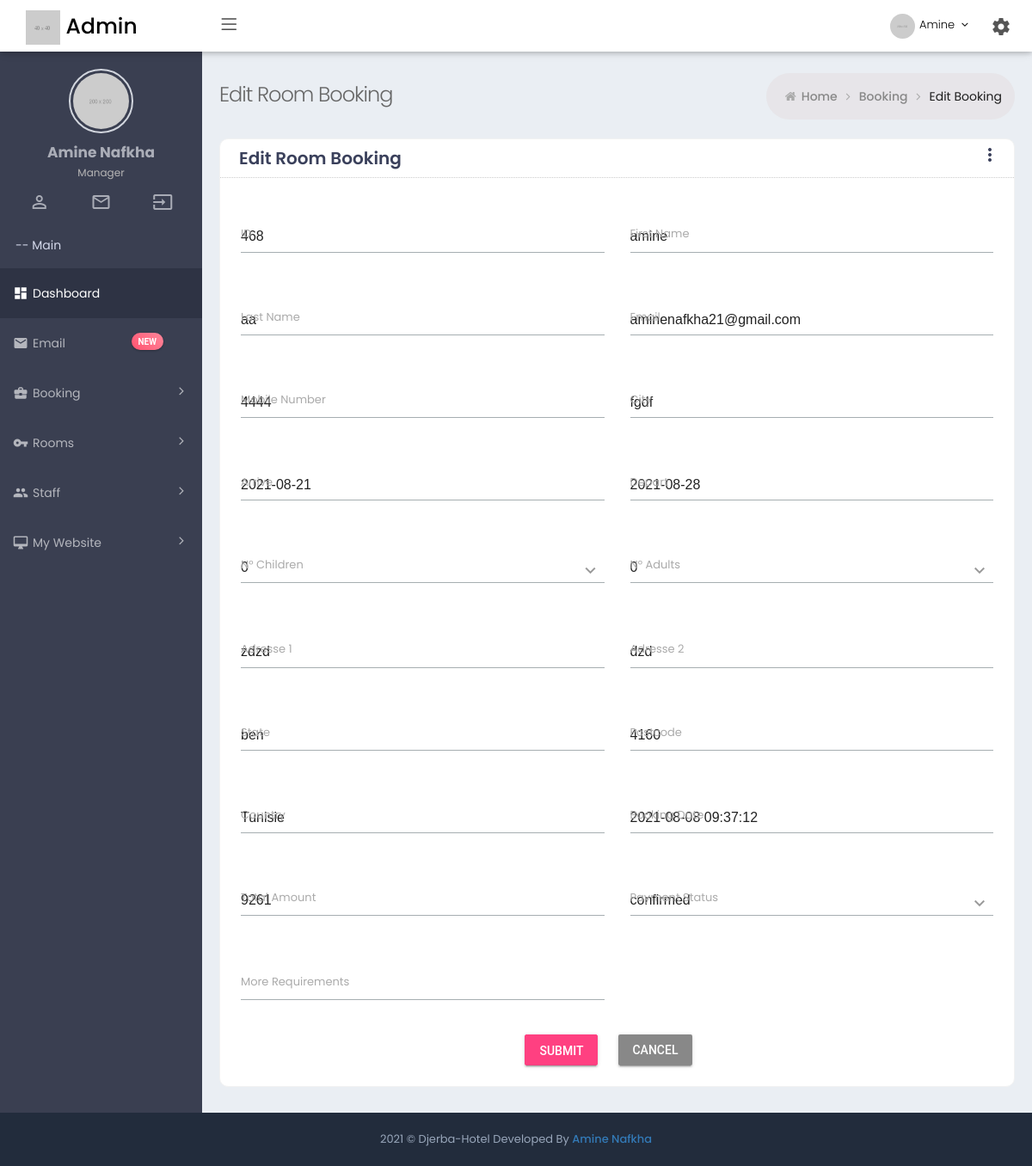
/admin/edit_booking.php?booking=468 (signed in), run on the app's committed database.
### tables this page shows
CREATE TABLE `booking` (
  `booking_id` int(200) NOT NULL,
  `total_adult` int(50) NOT NULL,
  `total_children` int(50) NOT NULL,
  `checkin_date` date NOT NULL,
  `checkout_date` date NOT NULL,
  `special_requirement` text NOT NULL,
  `payment_status` varchar(50) NOT NULL,
  `total_amount` double DEFAULT NULL,
  `deposit` double NOT NULL,
  `booking_date` timestamp NOT NULL DEFAULT current_timestamp(),
  `first_name` varchar(30) NOT NULL,
  `last_name` varchar(30) NOT NULL,
  `email` varchar(50) NOT NULL,
  `telephone_no` varchar(30) NOT NULL,
  `add_line1` varchar(100) NOT NULL,
  `add_line2` varchar(100) NOT NULL,
  `city` varchar(30) NOT NULL,
  `state` varchar(30) NOT NULL,
  `postcode` varchar(30) NOT NULL,
  `country` varchar(30) NOT NULL
);

### admin/edit_booking.php (the view, shortened to what this page needs)
<?php
 include "includes/header.php" ;
 include "includes/navbar.php" ;
 include "auth.php" ;
?>
            <div class="page-content-wrapper">
                <div class="page-content">
                    <div class="page-bar">
                        <div class="page-title-breadcrumb">
                            <div class=" pull-left">
                                <div class="page-title">Edit Room Booking</div>
                            </div>
                            <ol class="breadcrumb page-breadcrumb pull-right">
                                <li><i class="fa fa-home"></i>&nbsp;<a class="parent-item" href="dashboard.php">Home</a>&nbsp;<i class="fa fa-angle-right"></i>
                                </li>
                                <li><a class="parent-item" href="view_booking.php">Booking</a>&nbsp;<i class="fa fa-angle-right"></i>
                                </li>
                                <li class="active">Edit Booking</li>
                            </ol>
                        </div>
                    </div>
                     <div class="row">
						<div class="col-sm-12">
							<div class="card-box">
								<div class="card-head">
									<header>Edit Room Booking</header>
									<button id = "panel-button"
			                           class = "mdl-button mdl-js-button mdl-button--icon pull-right"
			                           data-upgraded = ",MaterialButton">
			                           <i class = "material-icons">more_vert</i>
			                        </button>
								</div>
								<?php
								    $idd = $_GET['booking'];
									?>
								<form action="<?php echo "updatebooking.php?booking=".$idd ;  ?> "method="post"  >
									<?php
									$rrr = mysqli_query($dbhandle,"SELECT * FROM booking WHERE  booking.booking_id=".$idd."");
									if(mysqli_num_rows($rrr)> 0){
										while($rows = mysqli_fetch_array($rrr))
										{ ?>
								<div class="card-body row">
						            <div class="col-lg-6 p-t-20">
						              <div class = "mdl-textfield mdl-js-textfield mdl-textfield--floating-label txt-full-width">
					                     <input name="bookingidd" class = "mdl-textfield__input" type = "text" value="<?php echo  $idd ?>" id = "txtid"  disabled="disabled">
					                     <label class = "mdl-textfield__label">ID</label>
					                  </div>
						            </div>
									<div class="col-lg-6 p-t-20">
						              <div class = "mdl-textfield mdl-js-textfield mdl-textfield--floating-label txt-full-width">
					                     <input name="firstname" class = "mdl-textfield__input" type = "text" value="<?php echo  $rows['first_name'] ?>" id = "txtLasttName">
					                     <label class = "mdl-textfield__label" >First Name</label>
					                  </div>
						            </div>
						            <div class="col-lg-6 p-t-20">
						              <div class = "mdl-textfield mdl-js-textfield mdl-textfield--floating-label txt-full-width">
					                     <input name="lastname" class = "mdl-textfield__input" type = "text" value="<?php echo  $rows['last_name'] ?>" id = "txtLasttName">
					                     <label class = "mdl-textfield__label" >Last Name</label>
					                  </div>
						            </div>
						             <div class="col-lg-6 p-t-20">
						              <div class = "mdl-textfield mdl-js-textfield mdl-textfield--floating-label txt-full-width">
					                     <input name="email" class = "mdl-textfield__input" type = "email" value="<?php echo  $rows['email'] ?>" id = "txtemail">
					                     <label class = "mdl-textfield__label" >Email</label>
					                  </div>
						            </div>
									<div class="col-lg-6 p-t-20">
						               <div class = "mdl-textfield mdl-js-textfield mdl-textfield--floating-label txt-full-width">
					                     <input name="telephone" class = "mdl-textfield__input" type = "text" value="<?php echo  $rows['telephone_no'] ?>"
					                        pattern = "-?+[0-9]*(\.[0-9]+)?" id = "text5">
					                     <label class = "mdl-textfield__label" for = "text5">Mobile Number</label>
					                  </div>
						            </div>
						            <div class="col-lg-6 p-t-20">
						              <div class = "mdl-textfield mdl-js-textfield mdl-textfield--floating-label txt-full-width">
					                     <input name="city"  class = "mdl-textfield__input" type = "text" value="<?php echo  $rows['city'] ?>" id = "txtCity">
					                     <label class = "mdl-textfield__label" >City</label>
					                  </div>
						            </div>
						            <div class="col-lg-6 p-t-20">
						              <div class = "mdl-textfield mdl-js-textfield mdl-textfield--floating-label txt-full-width">
					                     <input class = "mdl-textfield__input" type = "text" value="<?php echo  $rows['checkin_date'] ?>" id = "date1" disabled="disabled">
					                     <label class = "mdl-textfield__label" >Arrive</label>
					                  </div>
						            </div>
						            <div class="col-lg-6 p-t-20">
						              <div class = "mdl-textfield mdl-js-textfield mdl-textfield--floating-label txt-full-width">
					                     <input class = "mdl-textfield__input" type = "text" value="<?php echo  $rows['checkout_date'] ?>" id = "date2" disabled="disabled" >
					                     <label class = "mdl-textfield__label" >Depart</label>
					                  </div>
						            </div>
						             <div class="col-lg-6 p-t-20">
						              <div class="mdl-textfield mdl-js-textfield mdl-textfield--floating-label getmdl-select getmdl-select__fix-height txt-full-width">
								            <input  name="childrens" class="mdl-textfield__input" type="text" id="list2" value="<?php echo  $rows['total_children'] ?>" readonly tabIndex="-1">
								            <label for="list2" class="pull-right margin-0">
								                <i class="mdl-icon-toggle__label material-icons">keyboard_arrow_down</i>
								            </label>
								            <label for="list2" class="mdl-textfield__label">N° Children</label>
								        </div>
						           	</div>
									   <div class="col-lg-6 p-t-20">
						                  <div class="mdl-textfield mdl-js-textfield mdl-textfield--floating-label getmdl-select getmdl-select__fix-height txt-full-width">
								            <input name="adults" class="mdl-textfield__input" type="text" id="list3" value="<?php echo  $rows['total_adult'] ?>" readonly tabIndex="-1">
								            <label for="list3" class="pull-right margin-0">
								                <i class="mdl-icon-toggle__label material-icons">keyboard_arrow_down</i>
								            </label>
								            <label for="list3" class="mdl-textfield__label">N° Adults</label>
								        </div>
						           	</div>
									<div class="col-lg-6 p-t-20">
						              <div class = "mdl-textfield mdl-js-textfield mdl-textfield--floating-label txt-full-width">
					                     <input name="add_line1" class = "mdl-textfield__input" type = "text" value="<?php echo  $rows['add_line1'] ?>" id = "add1">
					                     <label class = "mdl-textfield__label" >Adresse 1</label>
					                  </div>
						            </div>
									<div class="col-lg-6 p-t-20">
						              <div class = "mdl-textfield mdl-js-textfield mdl-textfield--floating-label txt-full-width">
					                     <input name="add_line2" class = "mdl-textfield__input" type = "text" value="<?php echo  $rows['add_line2'] ?>" id = "add2">
					                     <label class = "mdl-textfield__label" >Adresse 2</label>
					                  </div>
						            </div>
									<div class="col-lg-6 p-t-20">
						              <div class = "mdl-textfield mdl-js-textfield mdl-textfield--floating-label txt-full-width">
					                     <input name="state" class = "mdl-textfield__input" type = "text" value="<?php echo  $rows['state'] ?>" id = "state">
					                     <label class = "mdl-textfield__label" >State</label>
					                  </div>
						            </div>
									<div class="col-lg-6 p-t-20">
						              <div class = "mdl-textfield mdl-js-textfield mdl-textfield--floating-label txt-full-width">
					                     <input name="postcode" class = "mdl-textfield__input" type = "text" value="<?php echo  $rows['postcode'] ?>" id = "postcode">
					                     <label class = "mdl-textfield__label" > Postcode</label>
					                  </div>
						            </div>
									<div class="col-lg-6 p-t-20">
						              <div class = "mdl-textfield mdl-js-textfield mdl-textfield--floating-label txt-full-width">
					                     <input name="country" class = "mdl-textfield__input" type = "text" value="<?php echo  $rows['country'] ?>" id = "country">
					                     <label class = "mdl-textfield__label" >Country</label>
					                  </div>
						            </div>
									<div class="col-lg-6 p-t-20">
						              <div class = "mdl-textfield mdl-js-textfield mdl-textfield--floating-label txt-full-width">
					                     <input class = "mdl-textfield__input" type = "text" value="<?php echo  $rows['booking_date'] ?>" id = "bdate"  disabled="disabled">
					                     <label class = "mdl-textfield__label" >Booking Date</label>
					                  </div>
						            </div>
									<div class="col-lg-6 p-t-20">
						              <div class = "mdl-textfield mdl-js-textfield mdl-textfield--floating-label txt-full-width">
					                     <input class = "mdl-textfield__input" type = "text" value="<?php echo  $rows['total_amount'] ?>" id = "tamount">
					                     <label class = "mdl-textfield__label" >Total Amount</label>
					                  </div>
						            </div>
									<div class="col-lg-6 p-t-20">
						                  <div class="mdl-textfield mdl-js-textfield mdl-textfield--floating-label getmdl-select getmdl-select__fix-height txt-full-width">
								            <input name="paymentstatus" class="mdl-textfield__input" type="text" id="list4" value="<?php echo  $rows['payment_status'] ?>" readonly tabIndex="-1">
								            <label for="list4" class="pull-right margin-0">
								                <i class="mdl-icon-toggle__label material-icons">keyboard_arrow_down</i>
								            </label>
								            <label for="list4" class="mdl-textfield__label">Payment Status</label>
								        </div>
						           	</div>
									<div class="col-lg-6 p-t-20">
						              <div class = "mdl-textfield mdl-js-textfield mdl-textfield--floating-label txt-full-width">
					                     <input name="req" class = "mdl-textfield__input" type = "text" value="<?php echo  $rows['special_requirement'] ?>" id = "req">
					                     <label class = "mdl-textfield__label" >More Requirements</label>
					                  </div>
						            </div>
							         <div class="col-lg-12 p-t-20 text-center">
						              	<button type="submit" class="mdl-button mdl-js-button mdl-button--raised mdl-js-ripple-effect m-b-10 m-r-20 btn-pink">Submit</button>
										<button type="reset" class="mdl-button mdl-js-button mdl-button--raised mdl-js-ripple-effect m-b-10 btn-default">Cancel</button>
						            </div>
								</div>
								<?php } } ?>
                                </form>
							</div>
						</div>
					</div>
                </div>
            </div>
			<?php include "includes/footer.php" ; ?>

### admin/assets/css/material_style.css (style rules this page uses)
.material-icons { font-family: 'Material Icons'; font-weight: normal; font-style: normal; font-size: 24px; display: inline-block; line-height: 1; text-transform: none; letter-spacing: normal; word-wrap: normal; white-space: nowrap; direction: ltr; -webkit-font-smoothing: antialiased; text-rendering: optimizeLegibility; -moz-osx-font-smoothing: grayscale; font-feature-settings: 'liga'; }
.mdl-textfield__label:after { bottom: 13px !important; }
.getmdl-select .mdl-icon-toggle__label { float: right; margin-top: -30px; color: rgba(0,0,0,0.4); }
.mdl-textfield__label { color: #AAAAAA !important; font-size: 13px !important; }
.mdl-textfield__input { border-bottom: 1px solid #a6aeb1 !important; }
.mdl-textfield__label:after { background-color: #49cdd0; }
.txt-full-width { width: 100% !important; }
.mdl-js-button { right: 10px; }

### admin/assets/css/responsive.css (style rules this page uses)
@media (min-width:992px) { .page-content-wrapper { float: left; width: 100% } }
@media (min-width:992px) { .page-content-wrapper .page-content { margin-left: 235px; margin-top: 0; min-height: 600px; padding: 25px 20px 10px } }

### admin/assets/css/theme-color.css (style rules this page uses)
:root { --sidebar-color: #ffffff; --sidebar-font-color: #4680ff; --logo-color: #222c3c; --header-color: #6673FC; }

### data on the page
booking: firstname "amine", lastname "aa", email "aminenafkha21@gmail.com", telephone "4444", city "fgdf", checkin_date "2021-08-21", checkout_date "2021-08-28", childrens "0", adults "0", add_line1 "zdzd", add_line2 "dzd", state "ben", postcode "4160", country "Tunisie", booking_date "2021-08-08 09:37:12", total_amount "9261", paymentstatus "confirmed"
